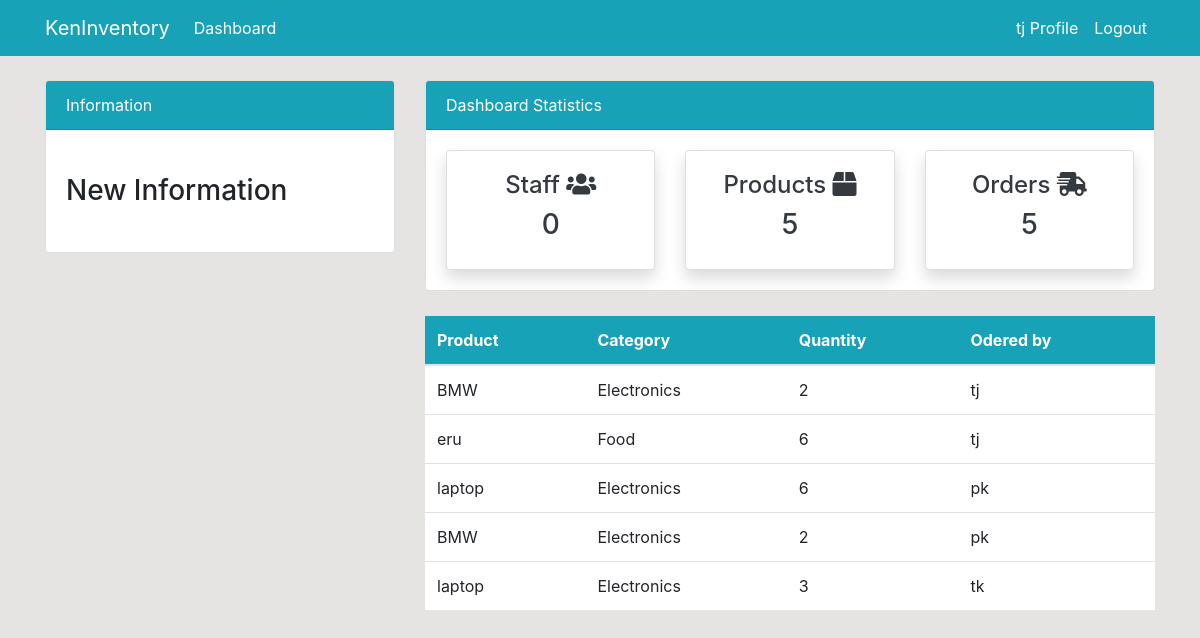
/order/ (signed in), run on the app's committed database.
### dashboard/models.py (models this page shows, shortened)
class Order(models.Model):
    name = models.ForeignKey(Product, on_delete=models.CASCADE, null=True)
    customer = models.ForeignKey(User, on_delete=models.CASCADE, null=True)
    order_quantity = models.PositiveIntegerField(null=True)

class Product(models.Model):
    name = models.CharField(max_length=100, null=True)
    quantity = models.PositiveIntegerField(null=True)
    category = models.CharField(max_length=50, choices=CATEGORY, null=True)
    def __str__(self):
        return f'{self.name}'

### dashboard/views.py (the view)
# urls.py: path('order/', views.order, name='dashboard-order'),
@login_required(login_url='user-login')
def order(request):
    order = Order.objects.all()
    order_count = order.count()
    customer = User.objects.filter(groups=2)
    customer_count = customer.count()
    product = Product.objects.all()
    product_count = product.count()
    context = {
        'order': order,
        'customer_count': customer_count,
        'product_count': product_count,
        'order_count': order_count,
    }
    return render(request, 'dashboard/order.html', context)

### templates/dashboard/order.html (shortened to what this page needs)
{% extends 'partials/base.html' %}
{% block content %}
{% include 'partials/topside.html' %}
<div class="row my-4">
    <div class="col-md-4"></div>
    <div class="col-md-8">
        <table class="table bg-white">
            <thead class="bg-info text-white">
                <tr>
                    <th scope="col">Product</th>
                    <th scope="col">Category</th>
                    <th scope="col">Quantity</th>
                    <th scope="col">Odered by</th>
                </tr>
            </thead>
            <tbody>
                {% for order in order %}
                <tr>
                    <td>{{ order.name }}</td>
                    <td>{{ order.name.category }}</td>
                    <td>{{ order.order_quantity }}</td>
                    <td>{{ order.customer.username }}</td>
                </tr>
                {% endfor %}
            </tbody>
        </table>
    </div>
</div>
{% endblock %}

### templates/partials/base.html (shortened to what this page needs)
{% load static %}
<!doctype html>
<html lang="en">
<head>
    <link rel="stylesheet" href="https://cdn.jsdelivr.net/npm/bootstrap@4.6.0/dist/css/bootstrap.min.css"
>
    <link rel="stylesheet" href="https://use.fontawesome.com/releases/v5.15.2/css/all.css"
>
    <link rel="stylesheet" href="{% static 'style.css' %}">
</head>
<body>
    {% include 'partials/nav.html' %}
    <div class="container">
        {% block content %}
        {% endblock %}
    </div>
</body>
</html>

### templates/partials/nav.html (shortened to what this page needs)
<nav class="navbar navbar-expand-lg navbar-info bg-info">
    <div class="container">
        {% if user.is_authenticated %}
        <a class="navbar-brand text-white" href="{% url 'dashboard-index' %}">KenInventory</a>
        <div class="collapse navbar-collapse" id="navbarSupportedContent">
            <ul class="navbar-nav mr-auto">
                <li class="nav-item active">
                    <a class="nav-link text-white" href="{% url 'dashboard-index' %}">Dashboard </a>
                </li>
            </ul>
            <ul class="navbar-nav ml-auto">
                <li class="nav-item active">
                    <a class="nav-link text-white" href="{% url 'user-profile' %}">{{ user.username }} Profile
                        <span class="sr-only">(current)</span></a>
                </li>
                <li class="nav-item">
                    <a class="nav-link text-white" href="{% url 'user-logout' %}">Logout</a>
                </li>
            </ul>
            {% endif %}
        </div>
    </div>
</nav>

### templates/partials/topside.html
<div class="row">
    <div class="col-md-4 mt-4">
        <div class="card">
            <div class="card-header bg-info text-white">
                Information
            </div>
            <div class="card-body">
                <marquee behavior="" direction="">
                    <h3 class="my-4">New Information</h3>
                </marquee>
            </div>
        </div>
    </div>
    <div class="col-md-8 mt-4">
        <div class="card">
            <div class="card-header bg-info text-white">
                Dashboard Statistics
            </div>
            <div class="card-body">
                <div class="row">
                    <div class="col-md-4">
                        <a class="text-decoration-none text-dark" href="{% url 'dashboard-customers' %}">
                            <div class="card my-card shadow">
                                <div class="card-body text-center">
                                    <h4>Staff <i class="fas fa-users"></i></h4>
                                    <h3>{{ customer_count }}</h3>
                                </div>
                            </div>
                        </a>
                    </div>
                    <div class="col-md-4">
                        <a class="text-decoration-none text-dark" href="{% url 'dashboard-products' %}">
                            <div class="card my-card shadow">
                                <div class="card-body text-center">
                                    <h4>Products <i class="fas fa-box"></i></h4>
                                    <h3>{{ product_count }}</h3>
                                </div>
                            </div>
                        </a>
                    </div>
                    <div class="col-md-4">
                        <a class="text-decoration-none text-dark" href="{% url 'dashboard-order' %}">
                            <div class="card my-card shadow">
                                <div class="card-body text-center">
                                    <h4>Orders <i class="fas fa-shipping-fast"></i></h4>
                                    <h3>{{ order_count }}</h3>
                                </div>
                            </div>
                        </a>
                    </div>
                </div>
            </div>
        </div>
    </div>
</div>

### static/style.css (style rules this page uses)
body { background: rgb(230, 227, 227); }

### data on the page
Order: name "BMW", name.category "Electronics", order_quantity "2", customer.username "tj"
Order: name "eru", name.category "Food", order_quantity "6", customer.username "tj"
Order: name "laptop", name.category "Electronics", order_quantity "6", customer.username "pk"
Order: name "BMW", name.category "Electronics", order_quantity "2", customer.username "pk"
Order: name "laptop", name.category "Electronics", order_quantity "3", customer.username "tk"

### other printed values
{{ user.username }} "tj"
{{ customer_count }} "0"
{{ product_count }} "5"
{{ order_count }} "5"
